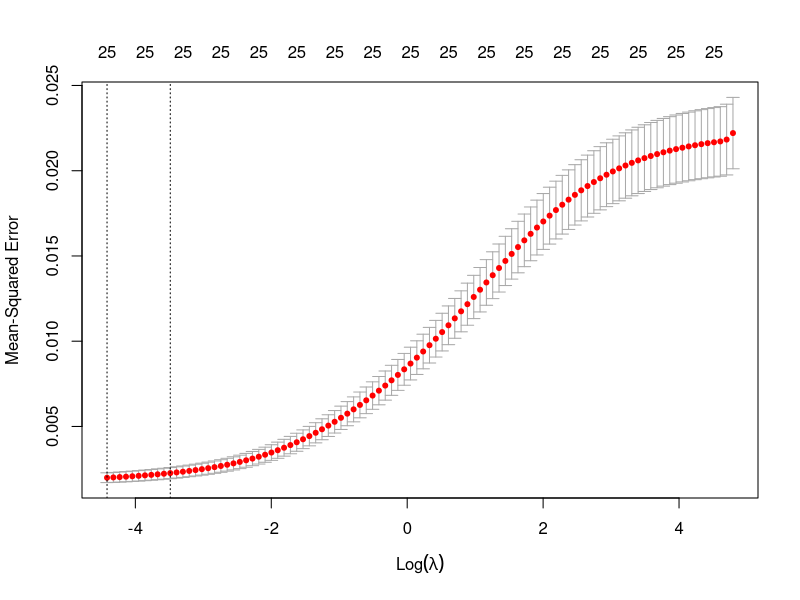
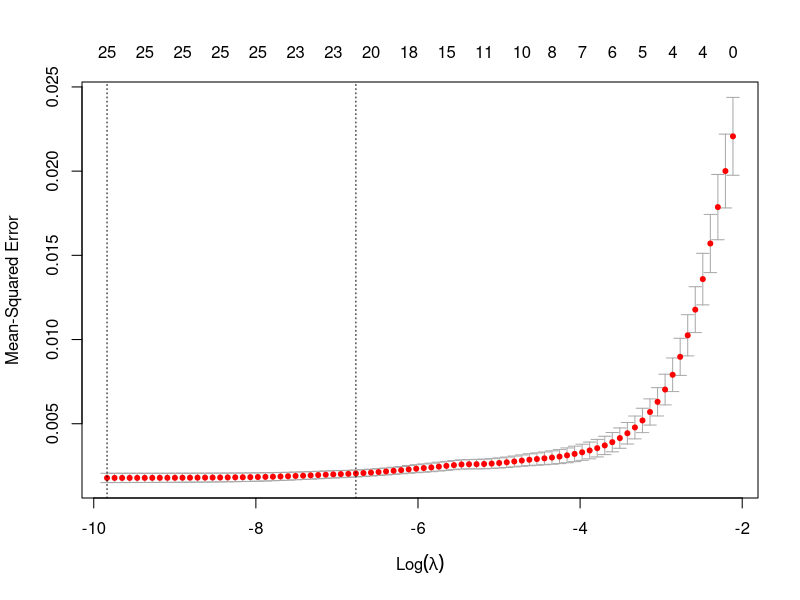
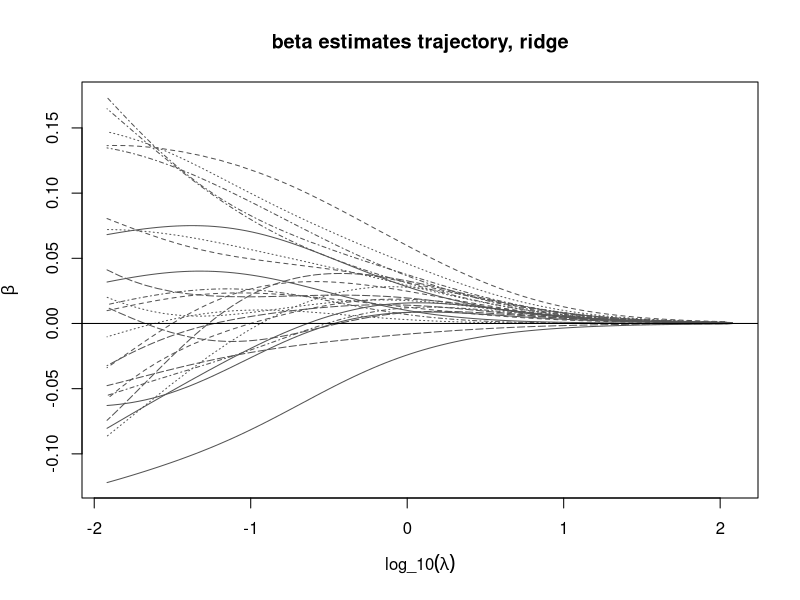
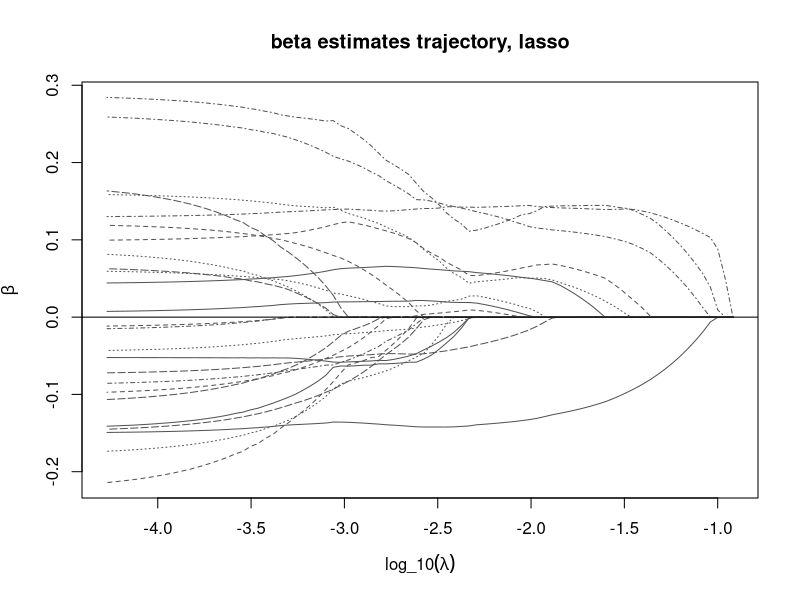

Write the R code that produced these figures, in order.
## ---- chunk 1
library(glmnet)
library(knitr)
# library(lme4)
# library(glmmLasso)
# library(MuMIn)
library(dplyr)

# load data
data_clean <- read.csv("data/data_clean.csv")

# get relevant columns: HDI + ROLI overall factors and specific subfactors
cols <- c("hdi", "year", "country", "region", colnames(data_clean)[39:90])

# extract those columns -- not subsetting by year here
# remove summary factors
data <- data_clean[,cols] %>%
  select(-contains("factor"))

# remove any rows with NA --> all data
df <- data[complete.cases(data), ]

# data in most recent year - 2021
df1 <- df[df$year==2021,]
df1 <- subset(df1, select=-c(year))
## ---- chunk 2
# model with all variables
model1 <- lm(hdi~.-country, df1)

# backward selection
model2 <- step(model1, direction="backward", trace=0)

# intercept model
interceptModel <- lm(hdi~1, df1)

# interaction
interactionModel <- lm(hdi~.+region*., df1)

# forward selection
model3 <- step(interceptModel, scope = list(upper = formula(model1)),
               direction = "forward", trace=0)

# stepwise selection
model4 <- step(model2, scope = list(lower = formula(interceptModel),
                                    upper = formula(model1)),
               direction = "both", trace=0)

# # save models
# saveRDS(model1, file = "pred_models/model1.rds")
# saveRDS(model2, file = "pred_models/model2.rds")
# saveRDS(model3, file = "pred_models/model3.rds")
# saveRDS(model4, file = "pred_models/model4.rds")

# # load models
# model1 <- readRDS("pred_models/model1.rds")
# model2 <- readRDS("pred_models/model2.rds")
# model3 <- readRDS("pred_models/model3.rds")
# model4 <- readRDS("pred_models/model4.rds")

summary(model2)$coefficients

# make tables
summary2021 <- data.frame("AIC" = c(AIC(model1),  
                                    AIC(model2), AIC(model3), AIC(model4)),
                          
                          "BIC" = c(BIC(model1),
                                    BIC(model2), BIC(model3), BIC(model4)),
                          
           "r.squared" = c(summary(model1)$r.squared,
                           summary(model2)$r.squared, 
                          summary(model3)$r.squared, summary(model4)$r.squared))
rownames(summary2021) <- c("all var", "backward selection", "forward selection", "stepwise")

# print table
kable(summary2021)
## ---- chunk 3
# get predictors
X = model.matrix(model2)[,-1]

# fit
ridge <- cv.glmnet(X, df1$hdi, alpha=0) 
lasso <- cv.glmnet(X, df1$hdi, alpha=1)

ridge
lasso

# plot
plot(ridge)
plot(lasso)

# best lambda
ridge$lambda.min
lasso$lambda.min

# get mse values
min(ridge$cvm)
min(lasso$cvm)

# beta trajectories
matplot(log(ridge$glmnet.fit$lambda,10), 
        t(ridge$glmnet.fit$beta),
        type="l",col="gray33",lwd=1, 
        xlab=expression(log_10(lambda)), 
        ylab=expression(hat(beta)),
        main="beta estimates trajectory, ridge")
abline(h=0)

matplot(log(lasso$glmnet.fit$lambda,10), 
        t(lasso$glmnet.fit$beta),
        type="l",col="gray33",lwd=1, 
        xlab=expression(log_10(lambda)), 
        ylab=expression(hat(beta)),
        main="beta estimates trajectory, lasso")
abline(h=0)

best_lasso <- glmnet(x=subset(df,select=-hdi), y=df$hdi, lambda=lasso$lambda.min)
coef(best_lasso)

remaining_lasso <- glmnet(x=subset(df,select=-hdi), y=df$hdi, lambda=0.05011872)
coef(remaining_lasso)

best_ridge <- glmnet(x=subset(df,select=-hdi), y=df$hdi, lambda=ridge$lambda.min)
coef(best_ridge)
## ---- chunk 4
lambda_values <- seq(from = 1e-04, to = 10^4, length.out = 5000)
bic_values <- numeric(length(lambda_values))
X <- model.matrix(model2)[,-1]
Y <- df1$hdi

for (i in seq_along(lambda_values)) {
  # Using glmnet for Lasso Regression
  lasso_model <- glmnet(X, df1$hdi, alpha = 1, lambda = lambda_values[i])
  
  # Calculate BIC
  rss <- sum((predict(lasso_model, newx = X, s = "lambda.min") - Y)^2)
  n <- length(Y)
  k <- sum(coef(lasso_model, s = "lambda.min") != 0)
  bic_values[i] <- n * log(rss / n) + k * log(n)
}

# Find the index of the minimum BIC value
best_lambda_index <- which.min(bic_values)
best_lambda <- lambda_values[best_lambda_index]

# Fit the final Lasso Regression model using the selected lambda
final_lasso_model <- glmnet(X, Y, alpha = 1, lambda = best_lambda)

# Display results
best_lambda
coef(final_lasso_model, s = "lambda.min")
